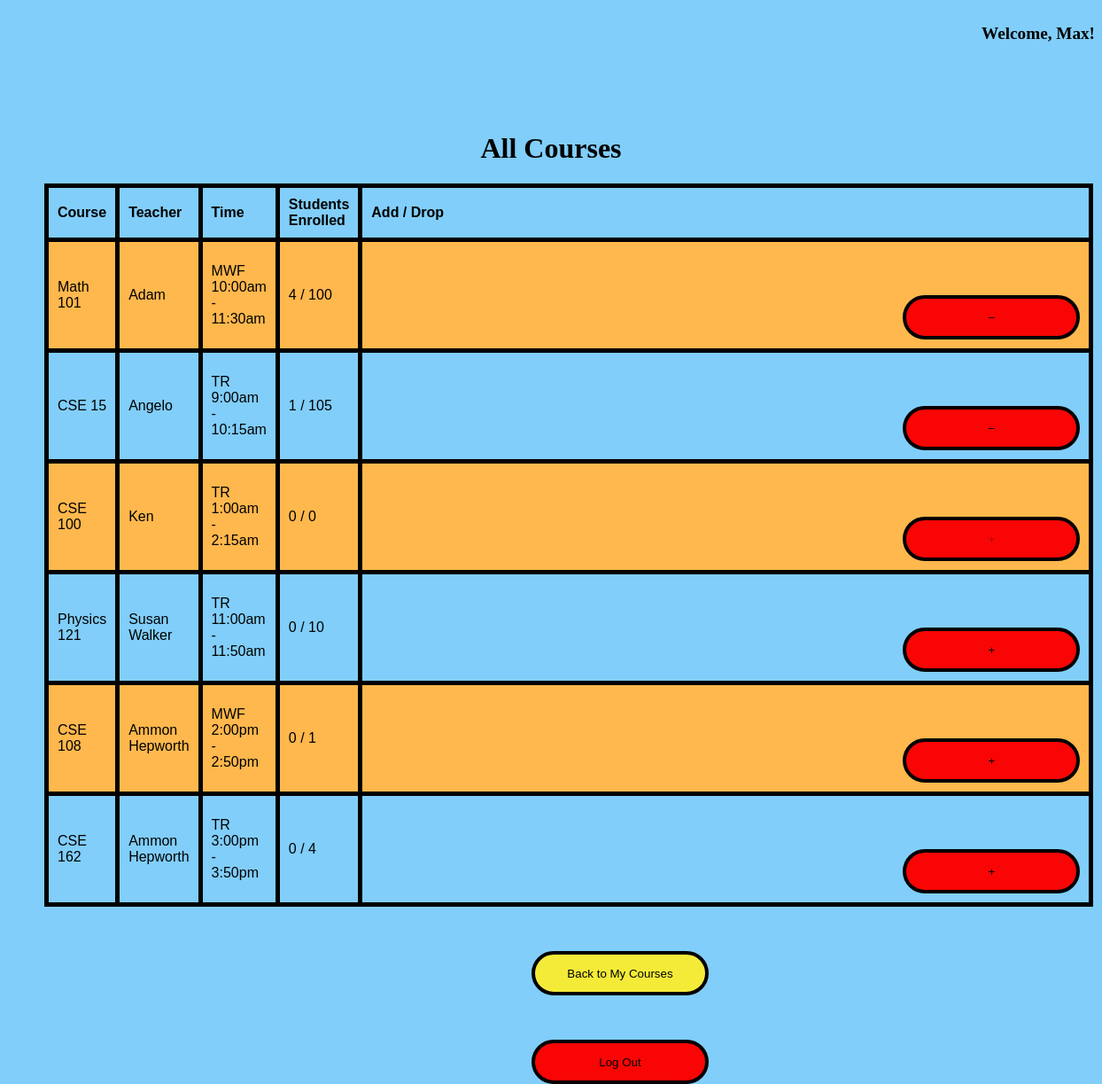
Page /classes (signed in) on the committed database.
### hello.py (models this page shows, shortened)
class User(UserMixin, db.Model):
    id = db.Column(db.Integer, primary_key=True)
    username = db.Column(db.String, unique=True, nullable=False)
    password_hash = db.Column(db.String(128), nullable=False)
    name = db.Column(db.String(64), nullable=False)
    role = db.Column(db.String(64), nullable=False)
    classenrolled = db.relationship('Course', secondary=enrollment_table, backref=db.backref('students', lazy='dynamic'), lazy='dynamic')

class Course(db.Model):
    id = db.Column(db.Integer, primary_key=True)
    name = db.Column(db.String(64), nullable=False)
    professorID = db.Column(db.Integer, db.ForeignKey('user.id'), nullable=False)
    professor = db.relationship('User', foreign_keys=[professorID], backref='courses_taught')
    time = db.Column(db.String(64),nullable=False)
    capacity = db.Column(db.Integer, nullable=False)

### hello.py (the view)
@app.route("/classes")
def view_all_classes():
    courses = Course.query.all()
    return render_template("classes.html", courses=courses)

### hello.py (called while the page is built)
@login_manager.user_loader
def load_user(user_id):
    return User.query.get(int(user_id))

### templates/classes.html (shortened to what this page needs)
<!DOCTYPE html>
<html>
  <head>
    <link rel="stylesheet" href="/static/styles.css">
  </head>
  <body>
    {% extends "base.html" %}
    {% block content %}
    <h1>All Courses</h1>
    <table>
        <tr>
            <th>Course</th>
            <th>Teacher</th>
            <th>Time</th>
            <th>Students Enrolled</th>
            <th>Add / Drop</th>
        </tr>
        {% for c in courses %}
        <tr>
            <td>{{ c.name }}</td>
            <td>{{ c.professor.name }}</td>
            <td>{{ c.time }}</td>
            <td>{{ c.students.count() }} / {{ c.capacity }}</td>
            <td>
            {% if current_user in c.students %}
            <form action="{{ url_for('drop_course', course_id=c.id) }}" method="POST" style="display:inline;">
                <button type="submit" title="Remove from class">&#8722;</button>
            </form>
            {% elif c.students.count() < c.capacity %}
            <form action="{{ url_for('add_course', course_id=c.id) }}" method="POST" style="display:inline;">
                <button type="submit" title="Add to class">&#43;</button>
            </form>
            {% else %}
            <button type="button" disabled>&#43;</button>
            {% endif %}
            </td>
        </tr>
        {% endfor %}
    </table>
    <form method="get" action="{{ url_for('student_courses') }}">
      <button class="login-button" type="submit">Back to My Courses</button>
    </form>
    <form action="{{ url_for('logout') }}" method="GET">
        <button type="submit">Log Out</button>
    </form>
    {% endblock %}

### templates/base.html (shortened to what this page needs)
<!DOCTYPE html>
<html lang="en">
<head>
</head>
<body>
    <div class="topbar">
        <div class="welcome-message">
            {% if current_user.is_authenticated %}
                <p>Welcome, {{ current_user.name }}!</p>
            {% endif %}
        </div>
    </div>
    {% block content %}{% endblock %}
</body>
</html>

### static/styles.css (style rules this page uses)
h1 { justify-self: center; margin-top: 5%; font-family: Georgia, 'Times New Roman', Times, serif; }
body { margin:0; padding: 0; background-color: rgb(129, 206, 250); }
.login-button { margin-top: 10%; width: 200px; height: 50px; background-color: rgb(126, 146, 245); }
table { font-family: arial, sans-serif; border-collapse: collapse; width: 90%; margin-left: 50px; }
td, th { border: 5px solid black; text-align: left; padding: 10px; }
tr:nth-child(even) { background-color: rgb(255, 184, 77); }
.login-button { background-color: #f4eb39; border: 4px solid black; border-radius: 3rem; margin-left: 600px; margin-top: 50px; }
button { margin-top: 10%; width: 200px; height: 50px; background-color: #f90505; border: 4px solid black; border-radius: 3rem; margin-left: 600px; margin-top: 50px; font:bolder; }
.topbar { display: flex; justify-content: flex-end; align-items: center; padding: 8px; }
.welcome-message { font-size: 1.2em; font-weight: bold; margin-bottom: 10px; text-align: left; }

### rows in the picture
User: name "Max"
Course: name "Math 101", professor.name "Adam", time "MWF 10:00am - 11:30am", students.count "4", capacity "100"
Course: name "CSE 15", professor.name "Angelo", time "TR 9:00am - 10:15am", students.count "1", capacity "105"
Course: name "CSE 100", professor.name "Ken", time "TR 1:00am - 2:15am", students.count "0", capacity "0"
Course: name "Physics 121", professor.name "Susan Walker", time "TR 11:00am - 11:50am", students.count "0", capacity "10"
Course: name "CSE 108", professor.name "Ammon Hepworth", time "MWF 2:00pm - 2:50pm", students.count "0", capacity "1"
Course: name "CSE 162", professor.name "Ammon Hepworth", time "TR 3:00pm - 3:50pm", students.count "0", capacity "4"
